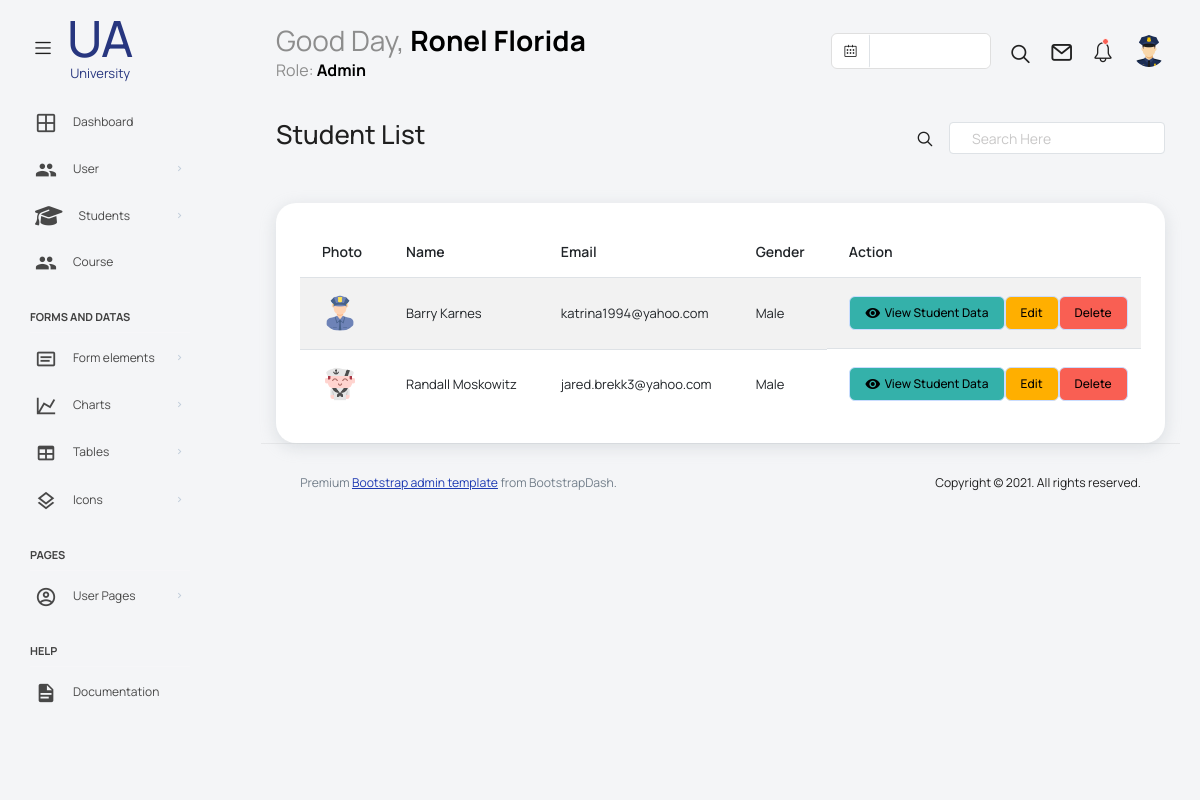
The page /student/student_list.php (signed in) on the database its author committed.
### tables this page shows
CREATE TABLE `student_list` (
  `id` int(11) NOT NULL,
  `student_id` varchar(100) NOT NULL,
  `fname` varchar(150) NOT NULL,
  `mname` varchar(150) NOT NULL,
  `lname` varchar(150) NOT NULL,
  `gender` varchar(7) NOT NULL,
  `dateOfBirth` date NOT NULL,
  `civilStatus` varchar(50) NOT NULL,
  `nationality` varchar(50) NOT NULL,
  `photo` varchar(255) NOT NULL,
  `course` varchar(255) NOT NULL,
  `phoneNumber` varchar(11) NOT NULL,
  `email` varchar(255) NOT NULL,
  `street` varchar(200) NOT NULL,
  `city` varchar(100) NOT NULL,
  `stateProvince` varchar(200) NOT NULL,
  `zipCode` int(10) NOT NULL,
  `dateRegister` date NOT NULL DEFAULT current_timestamp()
);

### student/services/getStudent.php (called while the page is built)
<?php
include_once('../database/config.php');
$studentList = array();
$getStudent = "SELECT * FROM student_list";
$student = $connection->query($getStudent);
$row = $student->num_rows;
if($row > 0){
    while($studentData = $student->fetch_assoc()){
        $studentList[] = $studentData;
    }
}
?>

### student/student_list.php (the view, shortened to what this page needs)
<?php include_once('../partials/head.php') ?>
    <div class="container-scroller">
        <?php include_once("../partials/navigation.php") ?>
        <div class="container-fluid page-body-wrapper">
            <?php include_once("../partials/sidebar.php") ?>
            <div class="main-panel">
                <div class="content-wrapper">
                    <div class="row">
                        <div class="col-sm-12">
                            <div class="home-tab">
                                <div class="statistics-details d-flex align-items-center justify-content-between">
                                    <h2>Student List</h2>
                                    <form class="search-form d-flex align-items-center gap-3" action="#">
                                        <i class="icon-search"></i>
                                        <input type="search" class="form-control" placeholder="Search Here" title="Search here">
                                    </form>
                                </div>
                                <?php include_once('./services/getStudent.php') ?>
                                <div class="card">
                                    <div class="card-body">
                                        <div class="table-responsive">
                                            <table class="table table-striped">
                                                <thead>
                                                    <tr>
                                                        <th>Photo</th>
                                                        <th>Name</th>
                                                        <th>Email</th>
                                                        <th>Gender</th>
                                                        <th>Action</th>
                                                    </tr>
                                                </thead>
                                                <tbody>
                                                    <?php if (count($studentList) > 0) { ?>
                                                        <?php foreach ($studentList as $student) { ?>
                                                            <tr>
                                                                <td class="py-1">
                                                                    <img
                                                                        src="<?php if ($student['photo'] !== "default.png") { ?>
                                                                                ./img/<?php echo $student['photo'] ?>
                                                                            <?php } else { ?>
                                                                                ./img/default/<?php echo $student['photo'] ?>
                                                                            <?php } ?>"
                                                                        alt="<?php echo $student['fname']." ".$student['lname'] ?>"
                                                                    >
                                                                </td>
                                                                <td><?php echo $student['fname']." ".$student['lname'] ?></td>
                                                                <td><?php echo $student['email'] ?></td>
                                                                <td><?php echo $student['gender'] ?></td>
                                                                <td class="d-flex items-center">
                                                                    <button
                                                                        class="btn btn-success btn-fw m-0 d-flex align-items-center"
                                                                        id="studentData"
                                                                        data-user-id="<?php echo $student['id'] ?>"
                                                                        data-bs-toggle="modal"
                                                                        data-bs-target="#student"
                                                                    >
                                                                        <i class="mdi mdi-eye m-0 me-1 d-flex align-items-center"></i>
                                                                        View Student Data
                                                                    </button>
                                                                    <a
                                                                        class="btn btn-warning m-0 d-flex items-center"
                                                                        href="./updateStudent.php?studentID=<?php echo $student['id'] ?>"
                                                                    >
                                                                        Edit
                                                                    </a>
                                                                    <button
                                                                        class="btn btn-danger m-0 d-flex items-center"
                                                                        id="deleteStudent"
                                                                        data-studentid="<?php echo $student['id'] ?>"
                                                                    >
                                                                        Delete
                                                                    </button>
                                                                </td>
                                                            </tr>
                                                        <?php } ?>
                                                    <?php } else { ?>
                                                        <tr>
                                                            <td colspan="5" class="text-center">No student data available</td>
                                                        </tr>
                                                    <?php } ?>
                                                </tbody>
                                            </table>
                                    </div>
                                    </div>
                                </div>
                            </div>
                </div>
                <footer class="footer">
                    <div class="d-sm-flex justify-content-center justify-content-sm-between">
                        <span class="text-muted text-center text-sm-left d-block d-sm-inline-block">Premium <a href="https://www.bootstrapdash.com/" target="_blank">Bootstrap admin template</a> from BootstrapDash.</span>
                        <span class="float-none float-sm-right d-block mt-1 mt-sm-0 text-center">Copyright © 2021. All rights reserved.</span>
                    </div>
                </footer>
            </div>
        </div>
    </div>
<?php include_once('../partials/footer.php') ?>

### rows shown on the page
student_list: photo (picture), fname "Barry", lname "Karnes", email "katrina1994@yahoo.com", gender "Male"
student_list: photo (picture), fname "Randall", lname "Moskowitz", email "jared.brekk3@yahoo.com", gender "Male"

### other values the page prints
$user_name "Ronel Florida"
$_SESSION['role'] "Admin"
